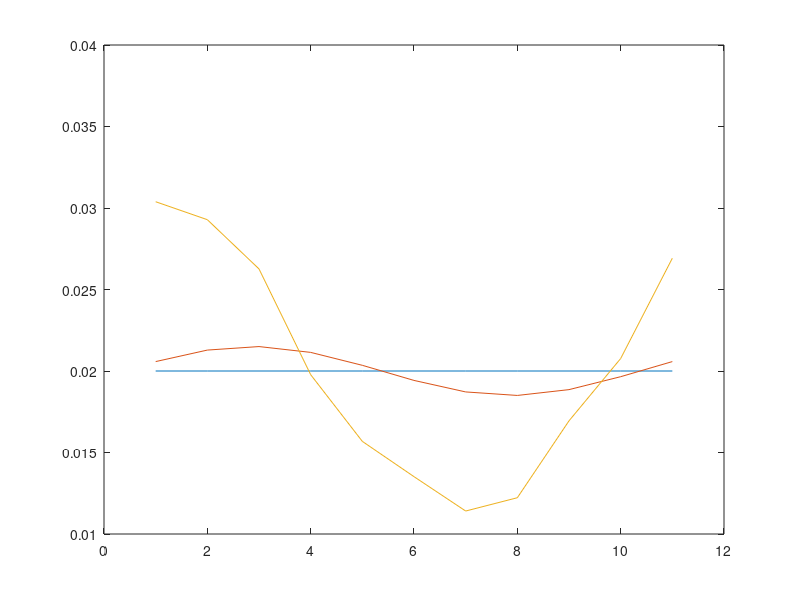

This figure's MATLAB source:
clear all
pi=3.141592
c=0.02
A=0.01
dx=200
L=10*dx
k=2*pi/L
x=0:dx:10*dx
u0=c+A*sin(k*x)

laxu=u0;
lelu=u0;
leapu=u0;
dt=100;
nn=1:11
templelu=lelu
templaxu=laxu
for i=1:1000
    for n=1:11
        if (n==1)
            laxu(n)=(1/2-c*dt/(2*dx))*templaxu(n+1) + (1/2+c*dt/(2*dx))*templaxu(n+10);
            lelu(n)=templelu(n)-(c*dt/(dx))*(templelu(n)-templelu(n+9));
        elseif(n==11)
            laxu(n)=(1/2-c*dt/(2*dx))*templaxu(n-10)+(1/2+c*dt/(2*dx))*templaxu(n-1);
            lelu(n)=templelu(n)-(c*dt/(dx))*(templelu(n)-templelu(n-1));
        else
            laxu(n)=(1/2-c*dt/(2*dx))*templaxu(n+1)+(1/2+c*dt/(2*dx))*templaxu(n-1);
            lelu(n)=templelu(n)-(c*dt/(dx))*(templelu(n)-templelu(n-1));
        end
    end
    templelu=lelu;
    templaxu=laxu;

end

bleapu=leapu;
for n=1:11       
        if (n==1)
            leapu(n)=(1/2-c*dt/(2*dx))*leapu(n+1) + (1/2+c*dt/(2*dx))*leapu(n+10);
        elseif(n==11)
            leapu(n)=(1/2-c*dt/(2*dx))*leapu(n-10)+(1/2+c*dt/(2*dx))*leapu(n-1);
        else
            leapu(n)=(1/2-c*dt/(2*dx))*leapu(n+1)+(1/2+c*dt/(2*dx))*leapu(n-1);
        end
end
templeapu=leapu;

for i=1:1000
    for n=1:11
        if (n==1)
            leapu(n)=bleapu(n)-dt/dx*c*(templeapu(n+1)-templeapu(n+10));
        elseif(n==11)
            leapu(n)=bleapu(n)-dt/dx*c*(templeapu(n-10)-templeapu(n-1));
        else
            leapu(n)=bleapu(n)-dt/dx*c*(templeapu(n+1)-templeapu(n-1));
        end
    end
    bleapu=templeapu;
    templeapu=leapu;
%     plot(nn,leapu)
%     pause(0.01)
end

plot(nn,laxu)
hold on
plot(nn,lelu)
plot(nn,leapu)